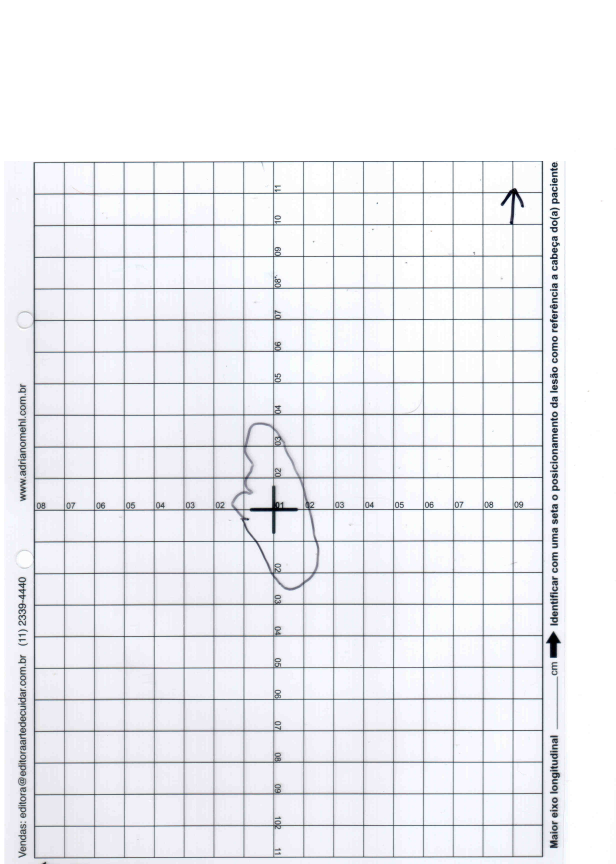
%> input picture images/10_c1_nn.jpg, 2464 x 3456 px (shown at 1/4 size)
$ octave --eval "result = medir_area_fn('images/10_c1_nn.jpg');"   (GNU Octave 9; MATLAB toolbox functions it lacks are replaced by stand-ins)
%> lines starting %> are read from the running program, lines starting %| are printed output that depends on the picture; in (x1, y1, x2, y2) boxes, pixels count from 0 and x2, y2 are one past the last pixel; in counts of white or black regions, pixels touching at a corner belong together; the program's own positions count from 1
function R = medir_area_fn(img_path, visualizar)
%> called with img_path = 'images/10_c1_nn.jpg'
%MEDIR_AREA_FN  Mede a área de uma forma desenhada à mão em papel quadriculado.
%   R = medir_area_fn(CAMINHO)            -> struct com resultados, sem figuras
%   R = medir_area_fn(CAMINHO, true)      -> também mostra figuras de diagnóstico
%
%   Campos de R:
%     area_cm2      área preenchida (resultado principal)
%     area_hull     área do convex hull (limite superior)
%     solidez       area_cm2 / area_hull  (1 = convexo, baixo = côncavo/incompleto)
%     pixels_por_cm calibração estimada
%     n_linhas      nº de linhas de grade detectadas na calibração
%     usou_hull     true se o resultado veio do fallback de convex hull
%     ok            true se passou em todas as validações
%     msg           mensagem resumida de status

    if nargin < 2, visualizar = false; end

    R = struct('area_cm2',NaN,'area_hull',NaN,'solidez',NaN,'cobertura',NaN, ...
               'n_lesoes',0,'areas_cm2',[], ...
               'pixels_por_cm',NaN,'n_linhas',0,'usou_hull',false, ...
               'ok',false,'msg','','mask',[]);

    %% 1. Leitura
    img = imread(img_path);
    if size(img,3) == 3, gray = rgb2gray(img); else, gray = img; end

    %% 2. Resolução estimada (lado curto ~ 20 cm)
    ppc_rough = min(size(gray)) / 20;

    %% 3. Black top-hat + Otsu  (realça tinta na largura real, ignora a grade)
    raio_bh = max(10, round(0.30 * ppc_rough));
    gray_bh = imbothat(gray, strel('disk', raio_bh));
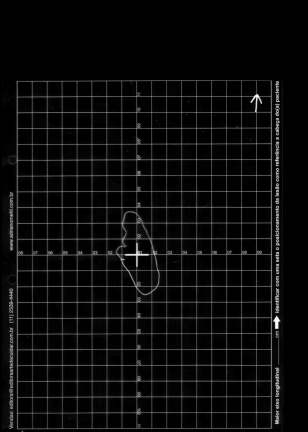
%> gray_bh: size 3456x2464 uint8 (shown at 1/8 size); min 0, max 255, mean 11.4
    bw = imbinarize(gray_bh, graythresh(gray_bh));
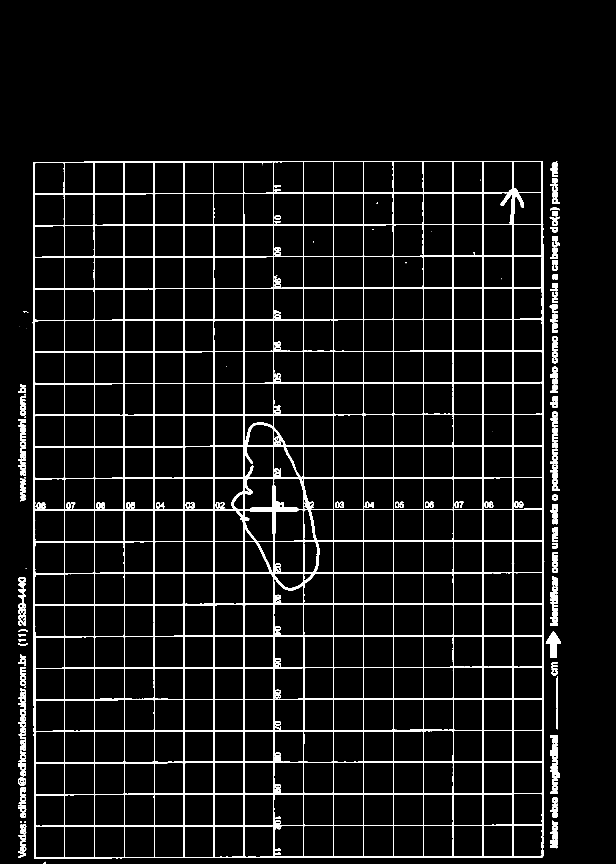
%> bw: size 3456x2464 logical (shown at 1/4 size); 5.2% white; 278 white regions (53 under 20 px), largest, box (x1, y1, x2, y2) and area: (131, 644, 2174, 3434) 375699, (2183, 2524, 2244, 2632) 3285, (81, 1913, 104, 2005) 1322

    %% 4. Remover a grade com SE de LINHA (não com disco)
    % As linhas da grade são longas, retas e alinhadas aos eixos; o traço da
    % lesão é curvo e nunca tem longos trechos retos. Abertura com SE de linha
    % horizontal/vertical extrai SÓ a grade, preservando o traço fino e curvo.
    len_linha = round(0.6 * ppc_rough);            % < 1 cm, > trecho reto do traço
    grade_h = imopen(bw, strel('line', len_linha, 0));
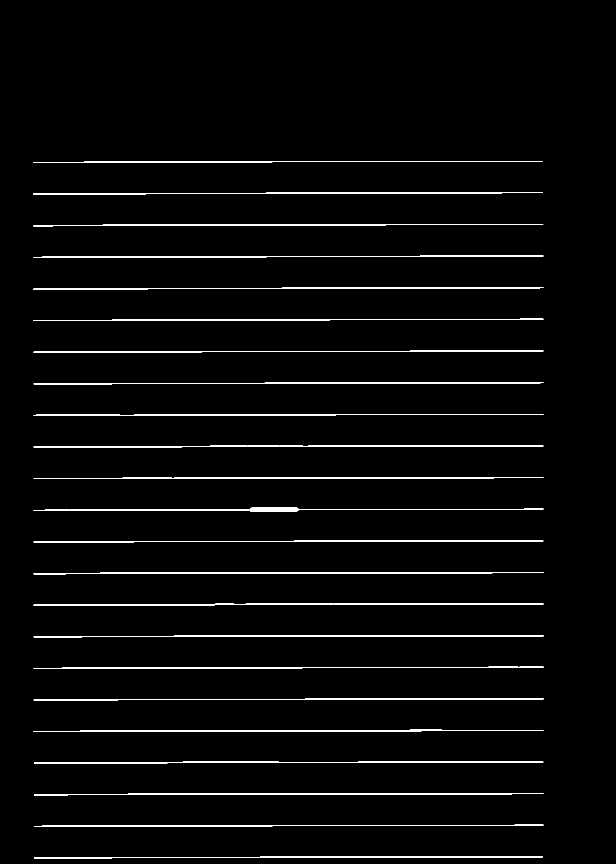
%> grade_h: size 3456x2464 logical (shown at 1/4 size); 2.1% white; 24 white regions, largest, box (x1, y1, x2, y2) and area: (135, 2030, 2174, 2046) 9884, (135, 2415, 2174, 2423) 8510, (135, 1782, 2173, 1790) 8344
    grade_v = imopen(bw, strel('line', len_linha, 90));
%> grade_v: size 3456x2464 logical; 2% white; 21 white regions, largest, box (x1, y1, x2, y2) and area: (134, 649, 141, 3434) 14593, (2167, 644, 2173, 3429) 14033, (1088, 645, 1102, 3431) 10222
    bw_grade = grade_h | grade_v;                  % máscara explícita da grade
%> bw_grade: size 3456x2464 logical; 4% white; 3 white regions, box (x1, y1, x2, y2) and area: (132, 644, 2174, 3434) 336059, (2200, 2524, 2228, 2632) 2748, (2227, 2706, 2230, 2917) 624

    bw_open = bw & ~bw_grade;                      % só o traço da lesão
%> bw_open: size 3456x2464 logical; 1.3% white; 2473 white regions (1968 under 20 px), largest, box (x1, y1, x2, y2) and area: (977, 1691, 1093, 1783) 1563, (81, 1913, 104, 2005) 1322, (1097, 2294, 1214, 2363) 1295
    % Reconectar o traço onde a grade o cruzava (disco > largura da grade ~5-8px)
    bw_open = imclose(bw_open, strel('disk', max(6, round(0.06 * ppc_rough))));
%> bw_open: size 3456x2464 logical; 1.9% white; 796 white regions (407 under 20 px), largest, box (x1, y1, x2, y2) and area: (926, 1691, 1277, 2363) 18810, (72, 2618, 105, 3272) 14235, (72, 1536, 104, 2005) 9589
    bw_open = bwareaopen(bw_open, round(0.01 * ppc_rough^2));
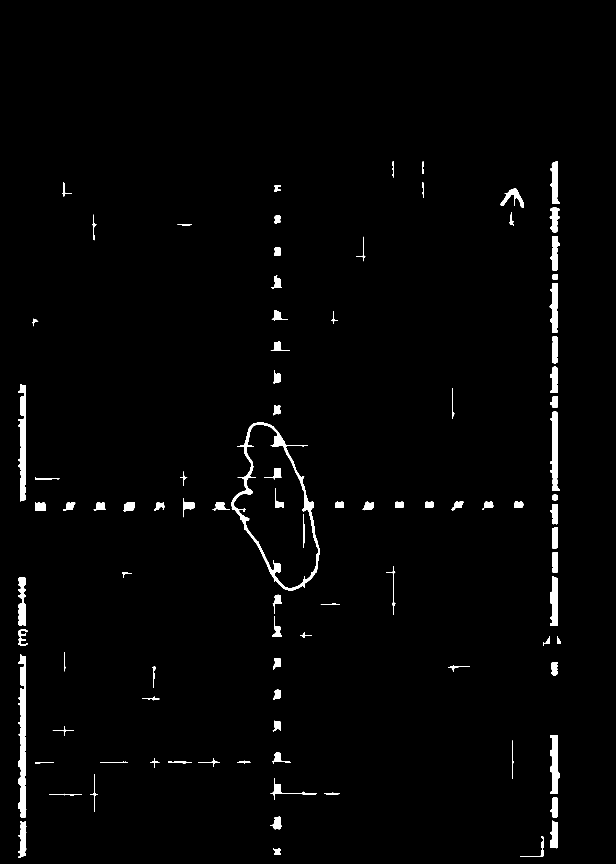
%> bw_open: size 3456x2464 logical (shown at 1/4 size); 1.7% white; 94 white regions, largest, box (x1, y1, x2, y2) and area: (926, 1691, 1277, 2363) 18810, (72, 2618, 105, 3272) 14235, (72, 1536, 104, 2005) 9589

    %% 5. Calibração via espaçamento das linhas verticais da grade
    perfil = movmean(sum(double(grade_v), 1), 3);
%> perfil = 2464 values, max 2785 at index 2170, min 0 at index 1, mean 68.09
    limiar = mean(perfil) + std(perfil);
%> limiar = 415.7
    min_dist = max(10, round(0.5 * ppc_rough));

    x = perfil(:); n = numel(x);
%> after `x = perfil(:)`: x has the same summary as perfil
    eh_max = false(n,1);
    eh_max(2:end-1) = (x(2:end-1) > x(1:end-2)) & (x(2:end-1) > x(3:end));
    eh_max = eh_max & (x >= limiar);
%> eh_max = 2464 logical values, 18 true
    cand = find(eh_max);
%> cand = 18 values from 138 to 2170
    locs = [];
    while ~isempty(cand)
        [~, m] = max(x(cand));
        locs(end+1) = cand(m);                       %#ok<AGROW>
        cand(abs(cand - cand(m)) < min_dist) = [];
    end
%> this loop made 18 passes
%> m on passes 1 to 8: 18, 1, 13, 7, 11, 10, 11, 6
%> after the loop, locs = 18 values, max 2170 at index 1, min 138 at index 2, mean 1155.2
    locs = sort(locs);
%> locs = 18 values from 138 to 2170

    if numel(locs) >= 4
        pixels_por_cm = median(diff(locs));
%> pixels_por_cm = 120
    else
        pg = perfil - mean(perfil);
        xc = real(ifft(abs(fft(pg)).^2));
        xc = xc(1:floor(end/2));
        xc(1:max(5, round(0.3*ppc_rough))) = 0;
        [~, pixels_por_cm] = max(xc);
    end
    R.pixels_por_cm = pixels_por_cm;
%> R.pixels_por_cm = 120
    R.n_linhas = numel(locs);
%> R.n_linhas = 18

    %% 5b. Restringir ao plano cartesiano (ignorar bordas/margens da folha)
    % As linhas da grade definem o plano; fora dele (moldura, textos, furos,
    % faixa escura da borda) não há lesão e só geram laços falsos.
    % A extensão das linhas (1ª e última coluna/linha com grade densa) dá o
    % retângulo do plano; encolhemos pra dentro pra descartar a própria moldura.
    margem = round(0.4 * pixels_por_cm);
%> margem = 48
    col_grade = sum(grade_v, 1);  col_tem = col_grade > 0.2 * max(col_grade);
%> after `col_grade = sum(grade_v, 1)`: col_grade = 2464 values, max 2786 at index 378, min 0 at index 1, mean 68.09
%> after `col_tem = col_grade > 0.2 * max(col_grade)`: col_tem = 2464 logical values, 70 true
    row_grade = sum(grade_h, 2);  row_tem = row_grade > 0.2 * max(row_grade);
%> after `row_grade = sum(grade_h, 2)`: row_grade = 3456 values, max 1942 at index 2798, min 0 at index 1, mean 51.14
%> after `row_tem = row_grade > 0.2 * max(row_grade)`: row_tem = 3456 logical values, 152 true
    cmin = find(col_tem, 1, 'first'); cmax = find(col_tem, 1, 'last');
%> after `cmin = find(col_tem, 1, 'first')`: cmin = 136
%> after `cmax = find(col_tem, 1, 'last')`: cmax = 2173
    rmin = find(row_tem, 1, 'first'); rmax = find(row_tem, 1, 'last');
%> after `rmin = find(row_tem, 1, 'first')`: rmin = 645
%> after `rmax = find(row_tem, 1, 'last')`: rmax = 3432
    if ~isempty(cmin) && ~isempty(rmin) && (cmax-cmin) > 2*margem && (rmax-rmin) > 2*margem
        roi = false(size(bw));
        roi(rmin+margem:rmax-margem, cmin+margem:cmax-margem) = true;
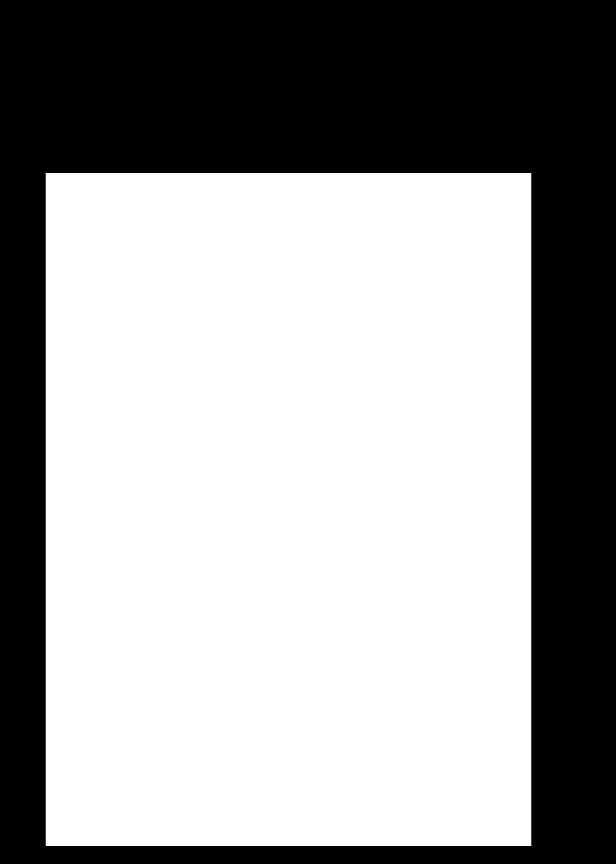
%> roi: size 3456x2464 logical (shown at 1/4 size); 61.4% white; 1 black region, box (x1, y1, x2, y2) and area: (0, 0, 2464, 3456) 3287720
        bw_open = bw_open & roi;
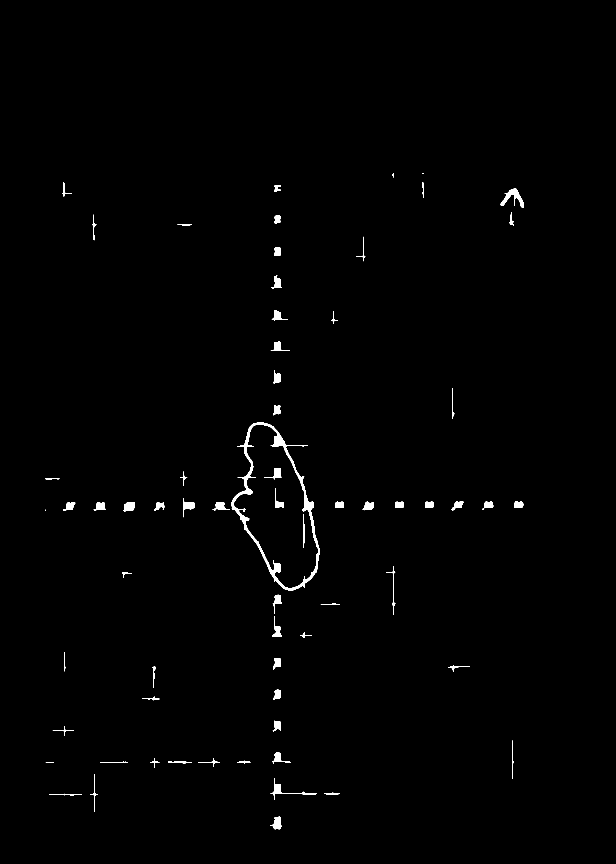
%> bw_open: size 3456x2464 logical (shown at 1/4 size); 0.67% white; 66 white regions (2 under 20 px), largest, box (x1, y1, x2, y2) and area: (926, 1691, 1277, 2363) 18810, (2003, 752, 2096, 831) 2452, (1081, 3112, 1267, 3200) 1636
    end

    %% 5c. Localizar a ORIGEM (cruz central) pelos eixos em NEGRITO
    % Os eixos X/Y são (a) MUITO LONGOS (~20 cm, atravessam a folha) e (b) mais
    % GROSSOS que a grade comum. Detectar com SE de linha LONGO (3 cm) é crucial:
    % um SE curto deixa segmentos retos da LESÃO sobreviverem e a lateral grossa
    % do contorno rouba a origem (bug visto na 7_c2). Com 3 cm, só eixos/grade
    % sobrevivem; entre eles, a linha/coluna mais grossa (erosão) é o eixo.
    % O eixo verdadeiro ATRAVESSA toda a grade (extensão máxima); a lateral
    % grossa da LESÃO só cobre a altura da lesão. Por isso escolhemos a coluna
    % de MAIOR EXTENSÃO VERTICAL (e a linha de maior extensão horizontal), e não
    % a de mais pixels — assim a lesão não rouba a origem (bug visto na 7_c2).
    esp    = max(4, round(0.06 * pixels_por_cm));
%> esp = 7
    eixo_h = imerode(grade_h, strel('line', esp, 90));
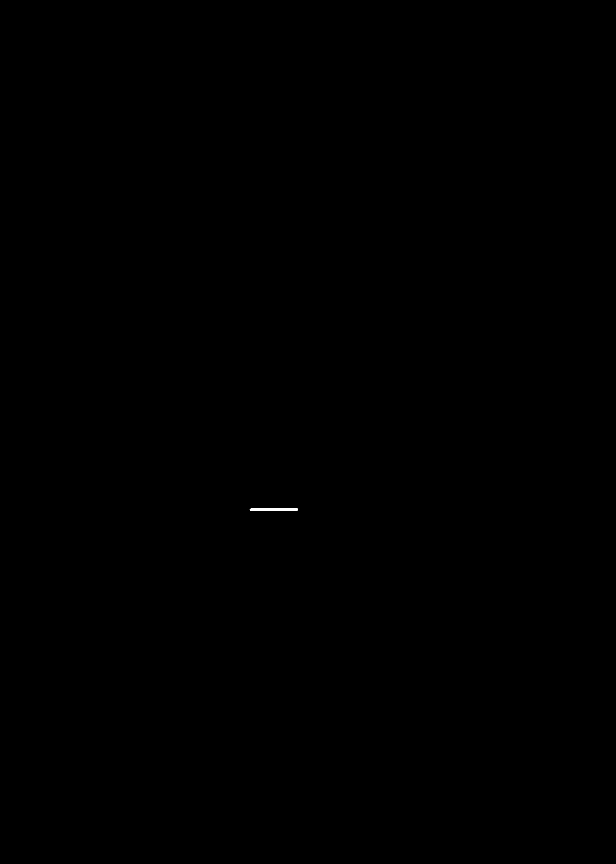
%> eixo_h: size 3456x2464 logical (shown at 1/4 size); 0.02% white; 1 white region, box (x1, y1, x2, y2) and area: (999, 2033, 1192, 2043) 1804
    eixo_v = imerode(grade_v, strel('line', esp, 0));
%> eixo_v: size 3456x2464 logical; 0.05% white; 3 white regions, box (x1, y1, x2, y2) and area: (2203, 2528, 2225, 2632) 2105, (1091, 1942, 1099, 2136) 1521, (2048, 753, 2054, 899) 570

    [rv, cv] = find(eixo_v);
%> rv = 4196 values from 754 to 2632; cv = 4196 values from 1092 to 2225
%> (the rest of the program and of its run is left out)
